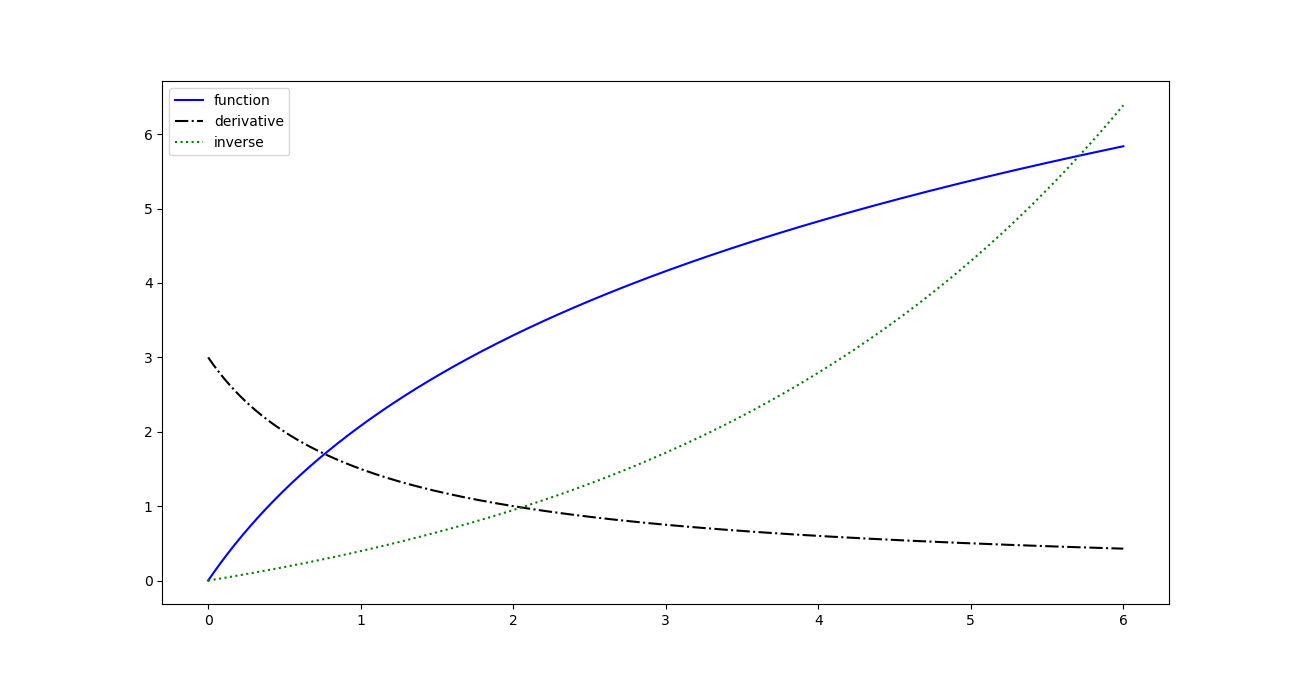

Recreate this plot in Python.
import numpy as np
import matplotlib.pyplot as plt
#Copy classes for differentiate, integrate and extrema. In a real situation, they should be imported

#-------class for differentiation----------
class Diff2:
    def __init__(self, f, h=1E-5, dfdx_exact=None):
        self.f = f
        self.h = float(h)
        self.exact = dfdx_exact

    def error(self, x):
        if self.exact is not None:
            df_numerical = self(x)
            df_exact = self.exact(x)
            return df_exact - df_numerical

class Forward1(Diff2):
    def __call__(self, x):
        f, h = self.f, self.h
        return (f(x+h) - f(x))/h

class Backward1(Diff2):
    def __call__(self, x):
        f, h = self.f, self.h
        return (f(x) - f(x-h))/h

class Central2(Diff2):
    def __call__(self, x):
        f, h = self.f, self.h
        return (f(x+h) - f(x-h))/(2*h)

class Central4(Diff2):
    def __call__(self, x):
        f, h = self.f, self.h
        return (4./3)*(f(x+h)   - f(x-h))  /(2*h) - \
               (1./3)*(f(x+2*h) - f(x-2*h))/(4*h)

class Central6(Diff2):
    def __call__(self, x):
        f, h = self.f, self.h
        return (3./2) *(f(x+h)   - f(x-h))  /(2*h) - \
               (3./5) *(f(x+2*h) - f(x-2*h))/(4*h) + \
               (1./10)*(f(x+3*h) - f(x-3*h))/(6*h)

class Forward3(Diff2):
    def __call__(self, x):
        f, h = self.f, self.h
        return (-(1./6)*f(x+2*h) + f(x+h) - 0.5*f(x) - \
                (1./3)*f(x-h))/h
    
class Backward2(Diff2):
    def __call__(self, x):
        f, h = self.f, self.h
        return (f(x-2*h)-4*f(x-h)+3*f(x))/(2*h)
#--------------------------------------------------------------

#----------------class for integration------------------
class Integrator:
    def __init__(self, a, b, n):
        self.a, self.b, self.n = a, b, n
        self.points, self.weights = self.construct_method()

    def construct_method(self):
        raise NotImplementedError('no rule in class %s' %
                                  self.__class__.__name__)

    def integrate(self, f):
        s = 0
        for i in range(len(self.weights)):
            s += self.weights[i]*f(self.points[i])
        return s

    def vectorized_integrate(self, f):
        return np.dot(self.weights, f(self.points))
    
class MCint(Integrator):
    def construct_method(self):
        x=np.random.uniform(self.a,self.b,self.n)
        h = (self.b-self.a)/float(self.n)
        w = np.zeros(len(x)) + h
        return x, w


class Midpoint(Integrator):
    def construct_method(self):
        a, b, n = self.a, self.b, self.n  # quick forms
        h = (b-a)/float(n)
        x = np.linspace(a + 0.5*h, b - 0.5*h, n)
        w = np.zeros(len(x)) + h
        return x, w

class Trapezoidal(Integrator):
    def construct_method(self):
        x = np.linspace(self.a, self.b, self.n)
        h = (self.b - self.a)/float(self.n - 1)
        w = np.zeros(len(x)) + h
        w[0] /= 2
        w[-1] /= 2
        return x, w

class Simpson(Integrator):
    def construct_method(self):
        if self.n % 2 != 1:
            print ('n=%d must be odd, 1 is added' % self.n)
            self.n += 1
        x = np.linspace(self.a, self.b, self.n)
        h = (self.b - self.a)/float(self.n - 1)*2
        w = np.zeros(len(x))
        w[0:self.n:2] = h*1.0/3
        w[1:self.n-1:2] = h*2.0/3
        w[0] /= 2
        w[-1] /= 2
        return x, w

class GaussLegendre2(Integrator):
    def construct_method(self):
        if self.n % 2 != 0:
            print ('n=%d must be even, 1 is subtracted' % self.n)
            self.n -= 1
        nintervals = int(self.n/2.0)
        h = (self.b - self.a)/float(nintervals)
        x = np.zeros(self.n)
        sqrt3 = 1.0/math.sqrt(3)
        for i in range(nintervals):
            x[2*i]   = self.a + (i+0.5)*h - 0.5*sqrt3*h
            x[2*i+1] = self.a + (i+0.5)*h + 0.5*sqrt3*h
        w = np.zeros(len(x)) + h/2.0
        return x, w

class GaussLegendre2_vec(Integrator):
    def construct_method(self):
        if self.n % 2 != 0:
            print ('n=%d must be even, 1 is added' % self.n)
            self.n += 1
        nintervals = int(self.n/2.0)
        h = (self.b - self.a)/float(nintervals)
        x = np.zeros(self.n)
        sqrt3 = 1.0/math.sqrt(3)
        m = np.linspace(0.5*h, (nintervals-1+0.5)*h, nintervals)
        x[0:self.n-1:2] = m + self.a - 0.5*sqrt3*h
        x[1:self.n:2]   = m + self.a + 0.5*sqrt3*h
        w = np.zeros(len(x)) + h/2.0
        return x, w
#--------------------------------------------------------------

#----------------class for function extrema------------------    
class MinMax:
    def __init__(self, f, a, b, n):
        self.f, self.a, self.b, self.n=f,a,b,n
        self._find_extrema()
        
    def _find_extrema(self):
        f,a,b,n=self.f, self.a, self.b, self.n
        pmin, pmax, fmin, fmax=[], [], [], []
        h=(b-a)/float(n)
        x0=a
        x1=a+h
        f0=f(x0)
        f1=f(x1)
        if (f0<f1):
            pmin.append(x0)
            fmin.append(f0)
        else:
            pmax.append(x0)
            fmax.append(f0)
        for i in range(1,n): #evaluate from a+h to a+(n-1)h=b-h
            x2=x1+h
            f2=f(x2)
            if (f0>f1 and f1<f2): #local min
                pmin.append(x1)
                fmin.append(f1)
            elif (f0<f1 and f1>f2): #local max
                pmax.append(x1)
                fmax.append(f1)
            x0=x1   #prepare to evaluate next point
            f0=f1
            x1=x2
            f1=f2
        if (f1<f0): #at the end of the loop, x1=b and x0=b-h
            pmin.append(x1)
            fmin.append(f1)
        else:
            pmax.append(x1)
            fmax.append(f1)
        self.pmax, self.pmin, self.fmax, self.fmin=pmax, pmin, fmax, fmin
        self.fmaxglob=max(fmax)
        self.fminglob=min(fmin)
        self.pmaxglob=pmax[fmax.index(self.fmaxglob)]
        self.pminglob=pmin[fmin.index(self.fminglob)]
        
    def get_global_minimum(self):
        return self.pminglob, self.fminglob
    
    def get_global_maximum(self):
        return self.pmaxglob, self.fmaxglob
    
    def get_all_minima(self):
        return [(self.pmin[i], self.fmin[i]) for i in range(len(self.pmin))]
    
    def get_all_maxima(self):
        return [(self.pmax[i], self.fmax[i]) for i in range(len(self.pmax))]
    
    def __str__(self):
        s="All minima: "
        for m in self.pmin:
            s+="%g, " %m
        s=s[:-2] #eliminate last comma
        s+="\nAll maxima: "
        for m in self.pmax:
            s+="%g, " %m
        s=s[:-2] #eliminate last comma
        s+="\nGlobal minimum: %g" %self.pminglob
        s+="\nGlobal maximum: %g" %self.pmaxglob  
        return s
#--------------------------------------------------------------
#----------------class for Newton method for root finding------------------  
class Root:
    def __init__(self,f,dfdx=None):
        self.f=f
        if dfdx is None: 
            def dfdx(x):
                h=1E-5
                return (f(x+h)-f(x-h))/(2*h)
        self.dfdx=dfdx
        
    def solve(self,start_values=[0], max_iter=100, tolerance=1E-6):
        self.x=start_values #Hold approximations
        self.fv=[]
        for xx in self.x: #build list of f(x)
            self.fv.append(self.f(xx))
        i=0
        delta=tolerance+1
        while (i<max_iter and delta>tolerance):
            self.method() #call method
            i+=1 #increase counter
            delta=abs(self.fv[-1]-self.fv[-2]) #calculate error approx.
        b=bool(delta<tolerance)
        return self.x[-1] #,self.fv[-1],self.x,self.fv,i,b   #just keeping root in this case
    
class Newton(Root):
    def method(self):
        try:
            r=self.x[-1]-self.fv[-1]/self.dfdx(self.x[-1])
        except:
            print("Error: df/dx=0 found") 
        self.x.append(r),self.fv.append(self.f(r)) #add new values to lists    

#--------------------------------------------------------------

class CalculusCalculator:
    def __init__(self, f, a, b, resolution=101):
        self.f, self.a, self.b =f, a, b
        self.res=resolution
        self.x=np.linspace(a,b,resolution)
        self.diffmethod=Central2  #default differentiation method
        self.intmethod=Trapezoidal #default integration method
        try:
            self.y=self.f(x)
        except: #in case f is not array-friendly
            self.y=[]
            for xval in self.x:
                self.y.append(f(xval))
        
    def plot(self,style="ro-",tag="function"): #later can add more option: axis label, title...
        plt.plot(self.x,self.y,style,label=tag)
        plt.legend()
        
    def plot_derivative(self,style="bo.-",tag="derivative"): #later can add more option: axis label, title...
        diff=self.diffmethod(self.f)
        dy=[]
        for xv in self.x:    #make list for f'(x)
            dy.append(diff(xv))
        plt.plot(self.x,dy,style,label=tag)
        plt.legend()
    
    def extreme_points(self):
        mm=MinMax(self.f,self.a, self.b, self.res)
        print()
        print(mm)
        print()
    
    
    def set_differentiation_method(self,method):
        self.diffmethod=method
        
    def df(self,x):
        method=self.diffmethod
        derivate=method(self.f)
        return derivate(x)    
    
    
    def set_integration_method(self,method):
        self.intmethod=method
        
    def integral(self):
        method=self.intmethod
        integral=method(self.a,self.b,self.res)
        return integral.integrate(self.f)
    
    
    def inverse(self):
        def F(gamma):
            return self.f(gamma)-xi
        
        dFdx=self.diffmethod(F) #F'
        #def dFdx(gamma):
            #return (F(gamma+h) - F(gamma-h))/(2*h)
            
        
        self.inv = np.zeros(len(self.x))
        for i in range(len(self.x)):
            xi = self.x[i]
            # Compute start value (use last g[i-1] if possible)
            if i == 0:
                gamma0 = self.x[0]
            else:
                gamma0 = self.inv[i-1]

            newtF=Newton(F,dFdx)
            gamma=newtF.solve(start_values=[gamma0])
            self.inv[i] = gamma
            
    def plot_inverse(self,style="go:",tag="inverse"): #later can add more option: axis label, title...
        plt.plot(self.x,self.inv,style,label=tag)
        plt.legend()
    
        
    
    
def f(x):
    # return x**2*np.exp(-0.2*x)*np.sin(2*np.pi*x) Inverse works well with monotone functions 
    return 3*np.log(1+x)

c = CalculusCalculator(f, 0, 6, resolution=700)
plt.figure()
c.plot("b-") # plot f
c.plot_derivative("k-.") # plot f'
c.inverse()
c.plot_inverse("g:") # plot f**(-1)

c.extreme_points()




print(c.df(2.51))
c.set_differentiation_method(Central4)
print(c.df(2.51))

print(c.integral())
c.set_integration_method(Simpson) # more accurate integration
print(c.integral())

plt.show()
